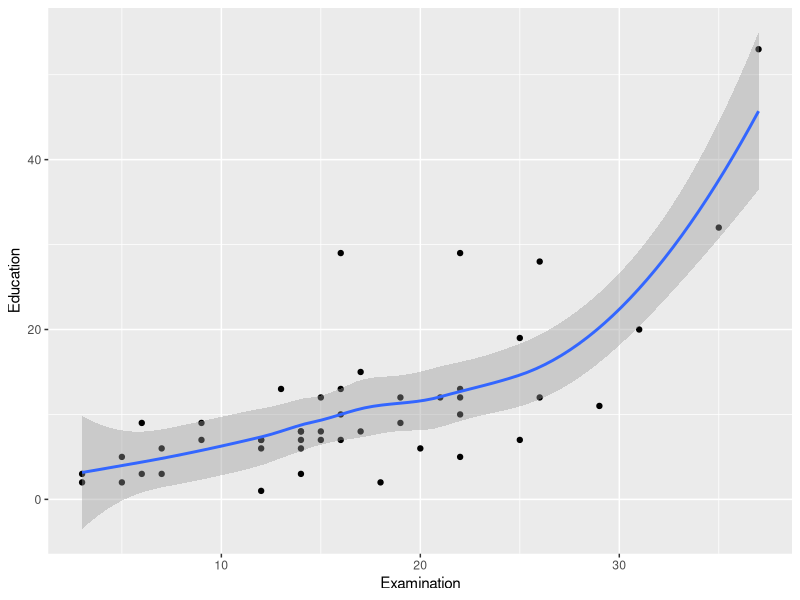
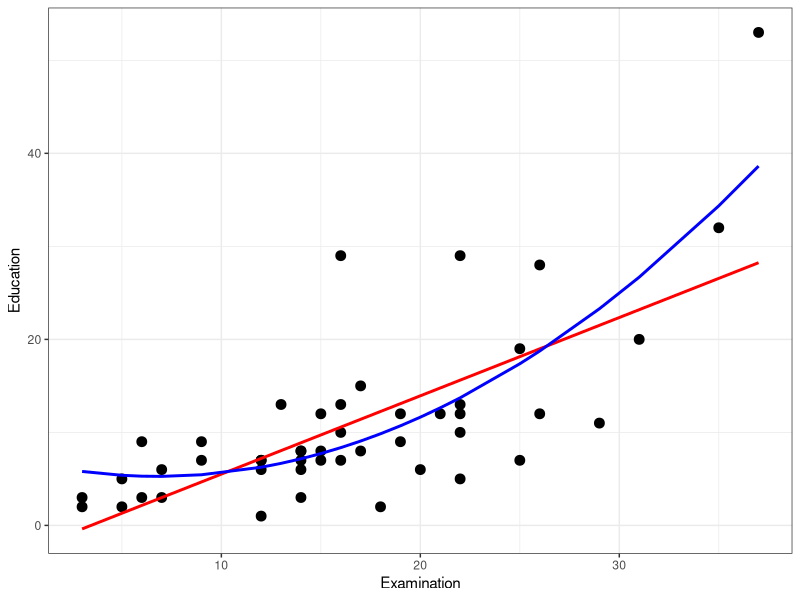
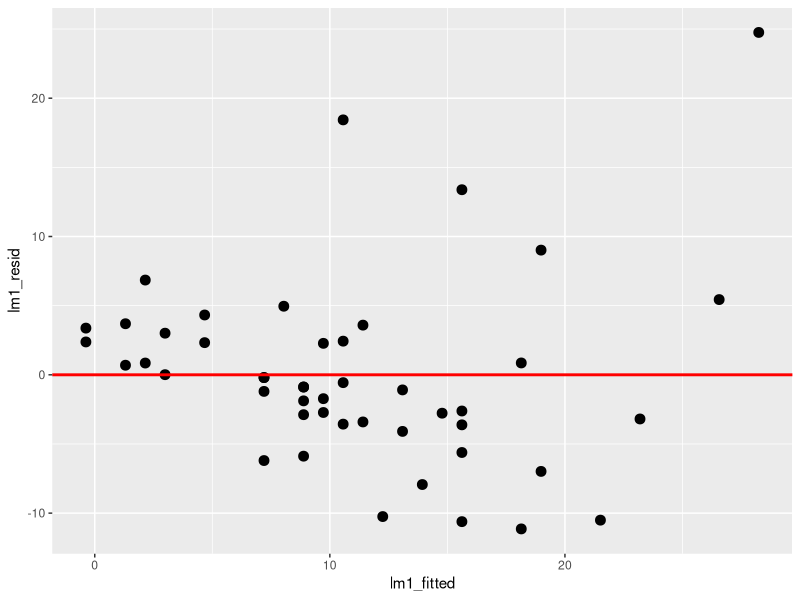
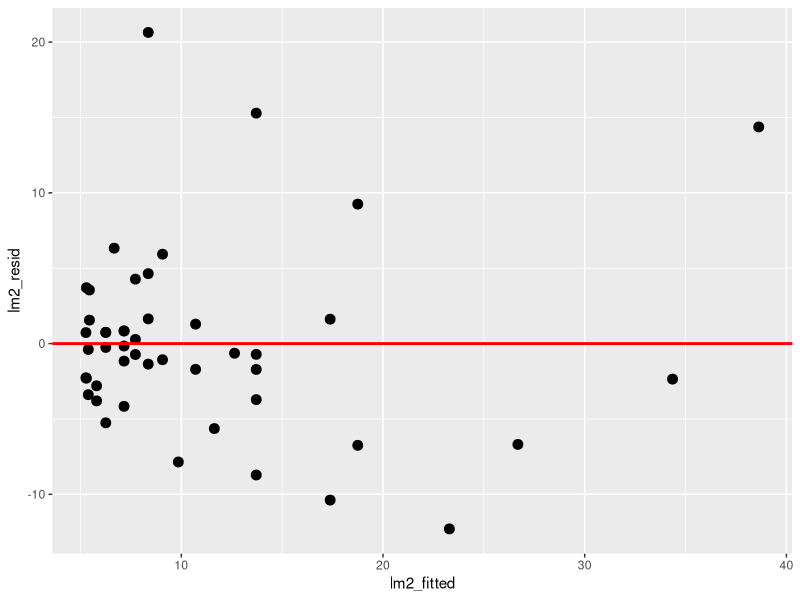
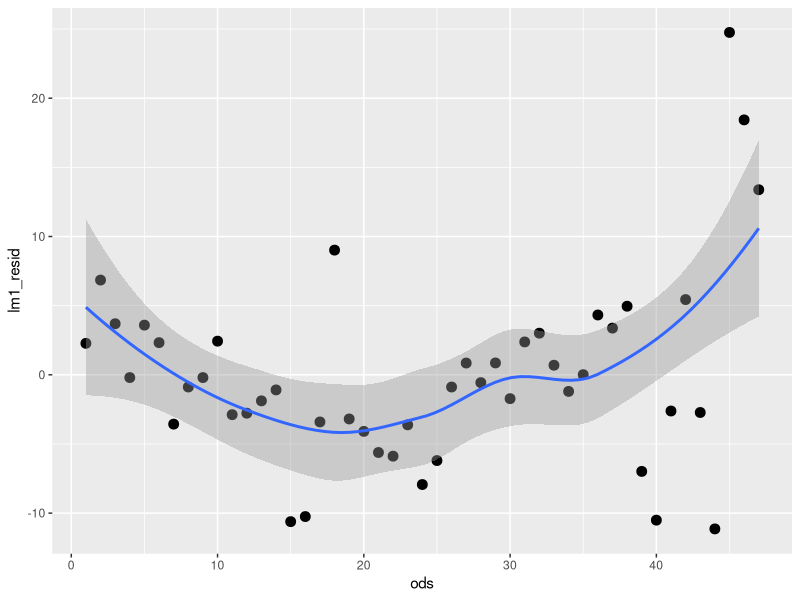
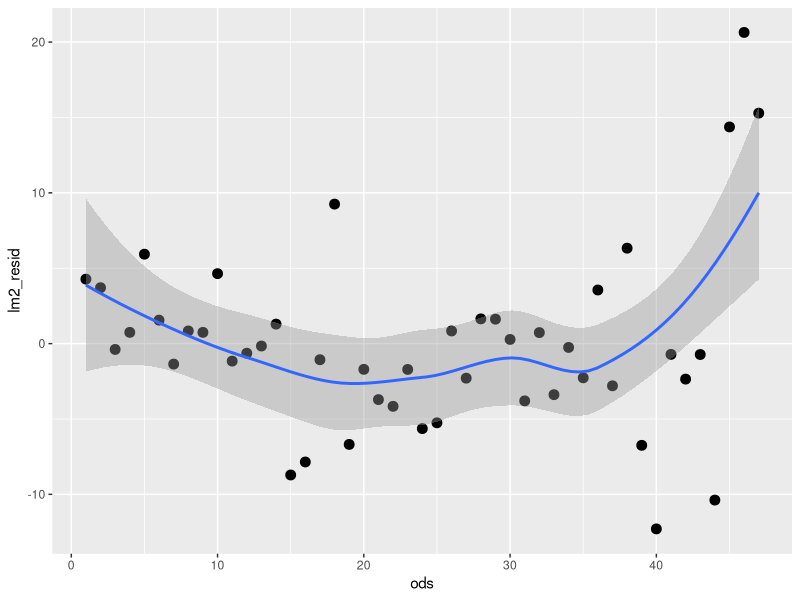
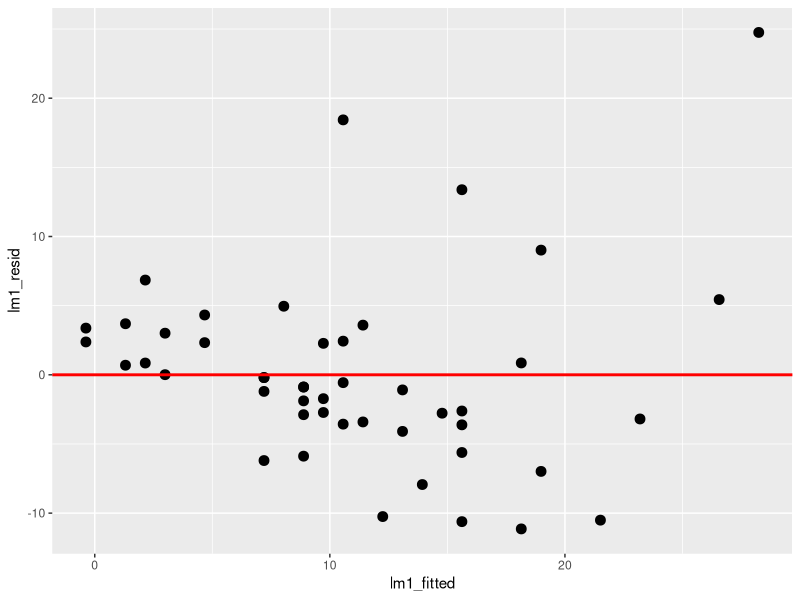
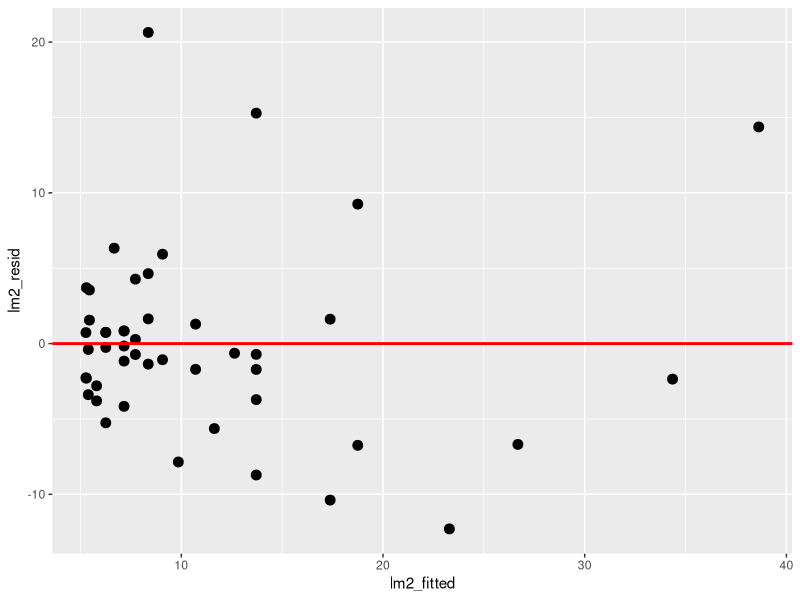

These charts were generated, in order, by the following R code:
library(ggplot2)

ggplot(data = swiss, aes(Examination, Education))+
  geom_point()+
  geom_smooth()

lm1 <- lm(Education ~ Examination, swiss)
summary(lm1)

# Строим полиномиальную модель степенью выше, чем линейная
swiss$Examination_squared<- (swiss$Examination)^2

lm2 <- lm(Education ~ Examination + Examination_squared, swiss)
summary(lm2)
#Сравниваем модели, получаем статистически значимые отличия
anova(lm2, lm1)

# Записываем результаты предсказаний и величины остатков с каждой модели
swiss$lm1_fitted <- lm1$fitted
swiss$lm2_fitted <- lm2$fitted
swiss$lm1_resid <- lm1$residuals
swiss$lm2_resid <- lm2$residuals
# Отдельно запишем номер наблюдения (номер строчки датасета)
swiss$ods <- number <- 1:nrow(swiss)

# Построим графики рассеяния и моделей: красный Education (lm1), голубой Education^2 (lm2)
ggplot(data = swiss, aes(x = Examination, y = Education))+
  geom_point(size = 3)+
  geom_line(aes(x = Examination, y = lm1_fitted), col = 'red', lwd = 1)+
  geom_line(aes(x = Examination, y = lm2_fitted), col = 'blue', lwd = 1)+
  theme_bw()

# График остатков lm1
ggplot(data = swiss, aes(x = lm1_fitted, y = lm1_resid))+
  geom_point(size = 3) + geom_hline(yintercept =  0, col = 'red', lwd = 1)

# График остатков lm2
ggplot(data = swiss, aes(x = lm2_fitted, y = lm2_resid))+
  geom_point(size = 3) + geom_hline(yintercept =  0, col = 'red', lwd = 1)

# Проверяем остатки для первой модели lm1
ggplot(swiss, aes(x = ods, y = lm1_resid))+
  geom_point(size = 3) + geom_smooth()

# Проверяем остатки для второй модели lm2
ggplot(data = swiss, aes(x = ods, y = lm2_resid))+
  geom_point(size = 3) + geom_smooth()

# Гомоскедастичность остатков
ggplot(data = swiss, aes(x = lm1_fitted, y = lm1_resid))+
  geom_point(size = 3) + geom_hline(yintercept =  0, col = 'red', lwd = 1)

ggplot(data = swiss, aes(x = lm2_fitted, y = lm2_resid))+
  geom_point(size = 3) + geom_hline(yintercept =  0, col = 'red', lwd = 1)